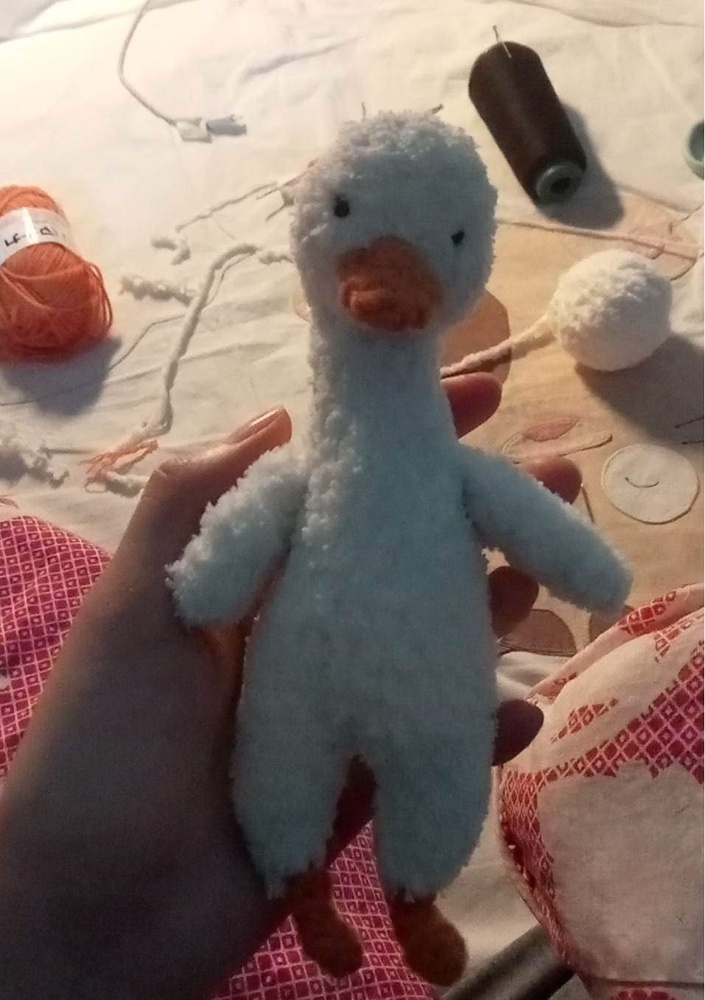
#> input picture Learn-OpenCV/Divide-img/test.jpg, 705 x 1000 px, shrunk from 954 x 1353 before the run, found by its file name
$ python Divide-img.py
#> lines starting #> are read from the running program, lines starting #| are printed output that depends on the picture; after the words box and inside, x2 and y2 are one past the last pixel; in counts of white or black regions, pixels touching at a corner belong together
import cv2
from PIL import Image

def get_num_pixels(filepath):
    width, height = Image.open(filepath).size
    return (width,height)

img = cv2.imread("D:/Github/Opencv/Learn-OpenCV/Divide-img/test.jpg")
#> img is the input picture: shape (1000, 705, 3); mean B, G, R 104.5, 113.2, 134

image_copy = img.copy()
img_height=img.shape[0] #333
#> img_height = 1000
img_width=img.shape[1]  #500
#> img_width = 705

#img_width, img_height = get_num_pixels("D:/Github/Opencv/Learn-OpenCV/Divide-img/test.png")

patch_height = 100
patch_width = 100
x1 = 0 # ngang
y1 = 0 # cao

for y in range(0, img_height, patch_height):
    for x in range(0, img_width, patch_width):
        if (img_height - y) < patch_height or (img_width - x) < patch_width:
            break

        y1 = y + patch_height
        x1 = x + patch_width

        # x1 > ngang, y1 > cao => x1 = ngang - 1, y1 = cao - 1
        if x1 >= img_width and y1 >= img_height:
            x1 = img_width - 1
            y1 = img_height - 1
            tiles = image_copy[y:y+patch_height, x:x+patch_width]
            cv2.imwrite('D:/Github/Opencv/Learn-OpenCV/Divide-img/output/'+'tile'+str(x)+'_'+str(y)+'.jpg', tiles)
            cv2.rectangle(img, (x, y), (x1, y1), (0, 255, 0), 1)

        # y1 >= cao => gán y1 = cao - 1 (x không hề hấn gì)
        elif y1 >= img_height:
            y1 = img_height - 1
            tiles = image_copy[y:y+patch_height, x:x+patch_width]
            cv2.imwrite('D:/Github/Opencv/Learn-OpenCV/Divide-img/output/'+'tile'+str(x)+'_'+str(y)+'.jpg', tiles)
            cv2.rectangle(img, (x, y), (x1, y1), (0, 255, 0), 1)

        # x1 >= ngang => gán x1 = ngang - 1 (y không hề hấn gì)
        elif x1 >= img_width:
            x1 = img_width - 1
            tiles = image_copy[y:y+patch_height, x:x+patch_width]
            cv2.imwrite('D:/Github/Opencv/Learn-OpenCV/Divide-img/output/'+'tile'+str(x)+'_'+str(y)+'.jpg', tiles)
            cv2.rectangle(img, (x, y), (x1, y1), (0, 255, 0), 1)

        # x1 < ngang, y1 < cao => làm như bình thường
        else:
            tiles = image_copy[y:y+patch_height, x:x+patch_width]
            cv2.imwrite('D:/Github/Opencv/Learn-OpenCV/Divide-img/output/'+'tile'+str(x)+'_'+str(y)+'.jpg', tiles)
            cv2.rectangle(img, (x, y), (x1, y1), (0, 255, 0), 1)
#> this loop made 10 passes
#> pass 1, `cv2.imwrite('D:/Github/Opencv/Learn-OpenCV/Divide-img/output/'+'tile'+..`:
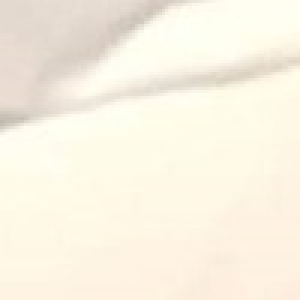
#> saved as tile0_0.jpg: shape (100, 100, 3) (shown 3 times larger); mean B, G, R 226.4, 242.2, 248.9
#> pass 1, `cv2.imwrite('D:/Github/Opencv/Learn-OpenCV/Divide-img/output/'+'tile'+..`:
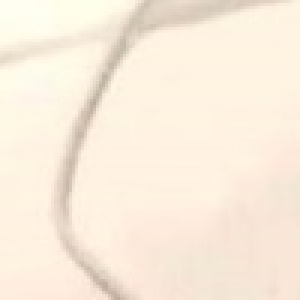
#> saved as tile100_0.jpg: shape (100, 100, 3) (shown 3 times larger); mean B, G, R 220.7, 236.7, 249.5
#> pass 1, `cv2.imwrite('D:/Github/Opencv/Learn-OpenCV/Divide-img/output/'+'tile'+..`:
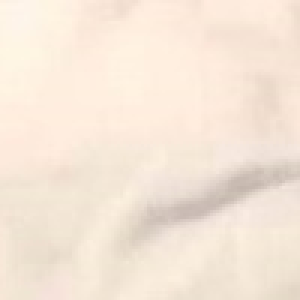
#> saved as tile200_0.jpg: shape (100, 100, 3) (shown 3 times larger); mean B, G, R 215.9, 230.6, 245.4
#> pass 1, `cv2.imwrite('D:/Github/Opencv/Learn-OpenCV/Divide-img/output/'+'tile'+..`:
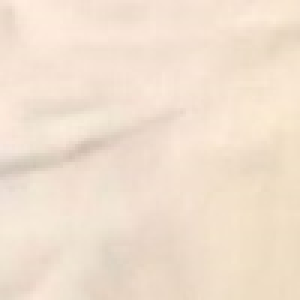
#> saved as tile300_0.jpg: shape (100, 100, 3) (shown 3 times larger); mean B, G, R 206.7, 223.9, 241.1
#> after the loop:
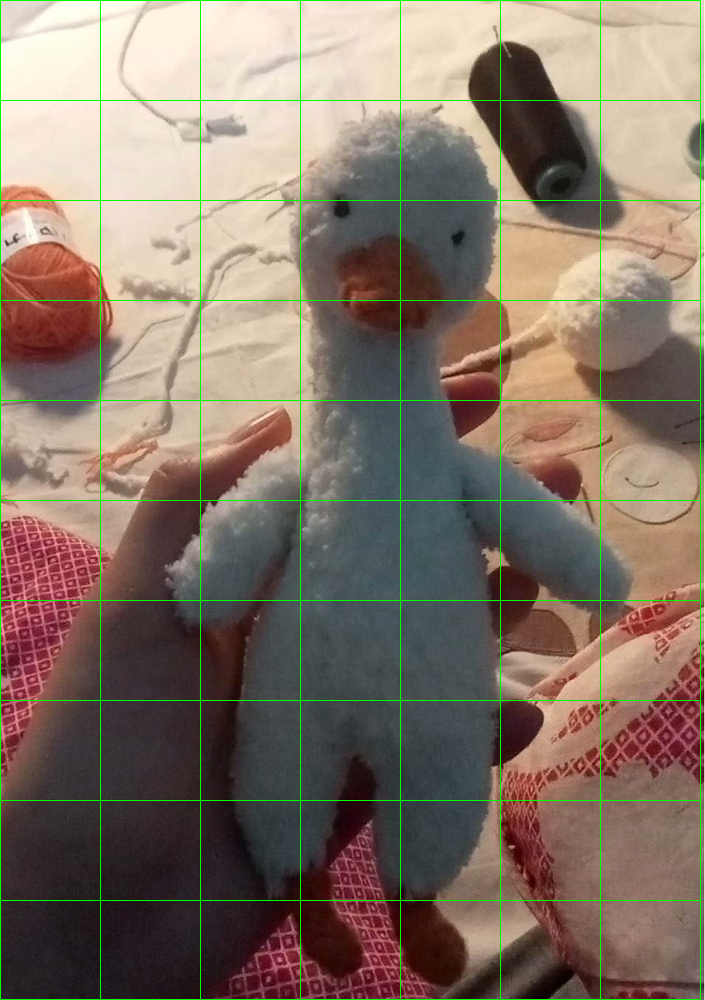
#> img: shape (1000, 705, 3); 2.22% of pixels changed, all inside (x1, y1, x2, y2) = (0, 0, 701, 1000)
#> after the loop:
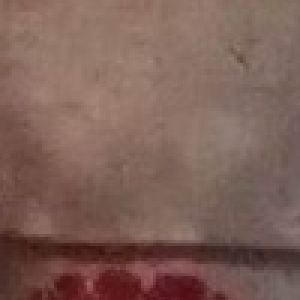
#> tiles: shape (100, 100, 3) (shown 3 times larger); mean B, G, R 87.3, 96.3, 125.7

# lưu ảnh full hd không che :)))
cv2.imshow("Patched Image",img)
cv2.imwrite("D:/Github/Opencv/Learn-OpenCV/Divide-img/output/patched.jpg",img)

cv2.waitKey()
cv2.destroyAllWindows()
